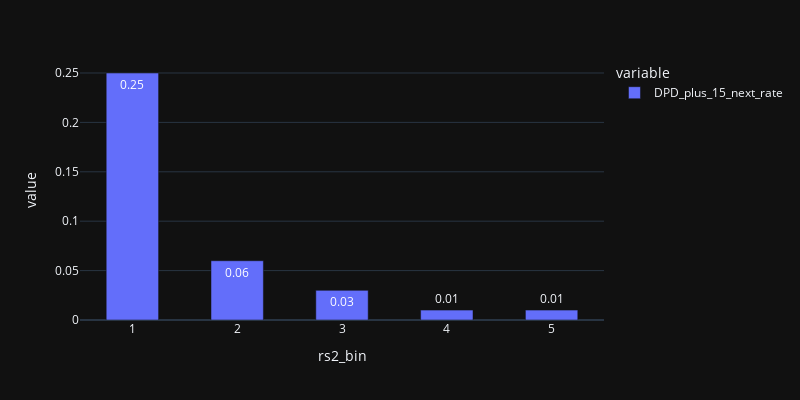

Notebook code cell kept with this figure:
### Code cell
import plotly.express as px
fig = px.bar(tdf[['DPD_plus_15_next_rate']],text_auto=True,width=800, height=400,barmode = 'group')
fig.update_traces(width=0.5)
fig.show()

### Figure 1 — Plotly figure (JSON) as saved in the notebook; plotly's stock layout.template omitted (floating-point values rounded to 4 significant figures)
{"data": [{"alignmentgroup": "True", "hovertemplate": "variable=DPD_plus_15_next_rate<br>rs2_bin=%{x}<br>value=%{y}<extra></extra>", "legendgroup": "DPD_plus_15_next_rate", "marker": {"color": "#636efa", "pattern": {"shape": ""}}, "name": "DPD_plus_15_next_rate", "offsetgroup": "DPD_plus_15_next_rate", "orientation": "v", "showlegend": true, "textposition": "auto", "texttemplate": "%{y}", "type": "bar", "width": 0.5, "x": [1, 2, 3, 4, 5], "xaxis": "x", "y": [0.25, 0.06, 0.03, 0.01, 0.01], "yaxis": "y"}], "layout": {"barmode": "group", "height": 400, "legend": {"title": {"text": "variable"}, "tracegroupgap": 0}, "margin": {"t": 60}, "width": 800, "xaxis": {"anchor": "y", "domain": [0, 1], "title": {"text": "rs2_bin"}}, "yaxis": {"anchor": "x", "domain": [0, 1], "title": {"text": "value"}}}}
